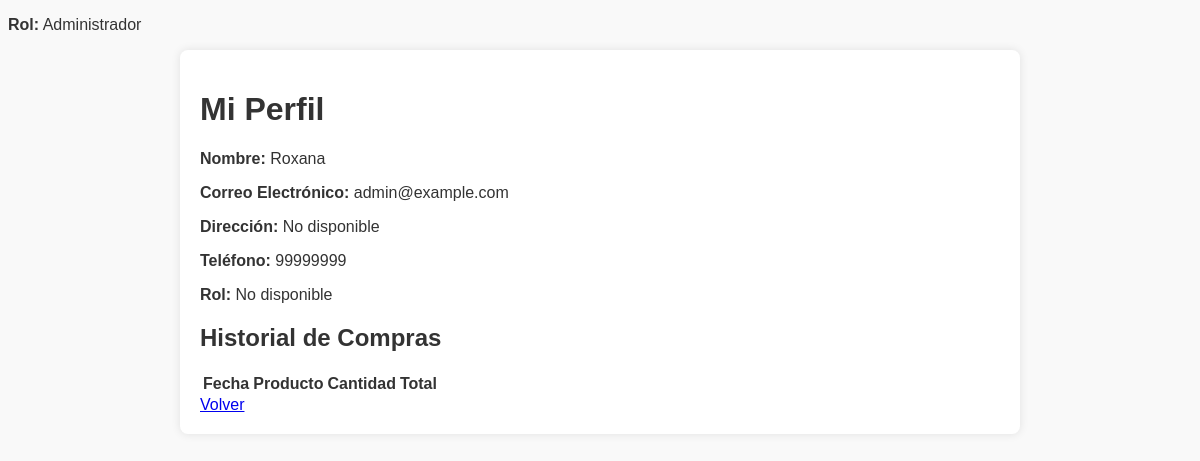
The app's page /perfil.php (signed in) with its own data.
### tables this page shows
CREATE TABLE `usuario` (
  `ID_usuario` int(11) NOT NULL,
  `nombre` varchar(255) NOT NULL,
  `apellidos` varchar(255) NOT NULL,
  `telefono` varchar(15) DEFAULT NULL,
  `correo_electronico` varchar(255) NOT NULL,
  `contrasena` varchar(255) NOT NULL,
  `direccion` text DEFAULT NULL,
  `token` varchar(255) DEFAULT NULL,
  `Rol` varchar(50) NOT NULL,
  `Verificado` tinyint(1) NOT NULL
);

### perfil.php (the view, shortened to what this page needs)
<?php
include('db.php');
$id_usuario = $_SESSION['usuario_id'];
$sql = "SELECT * FROM Usuario WHERE ID_Usuario = '$id_usuario'";
$result = mysqli_query($conexion, $sql);
$perfil = mysqli_fetch_assoc($result);
?>
<!DOCTYPE html>
<html lang="es">
<head>
    <p><strong>Rol:</strong> <?php echo isset($perfil['Rol']) ? ucfirst($perfil['Rol']) : 'No disponible'; ?></p>
    <link rel="stylesheet" href="css/perfil.css">
</head>
<body>
    <div class="container">
        <h1>Mi Perfil</h1>
        <p><strong>Nombre:</strong> <?php echo isset($perfil['nombre']) ? $perfil['nombre'] : 'No disponible'; ?></p>
        <p><strong>Correo Electrónico:</strong> <?php echo isset($perfil['correo_electronico']) ? $perfil['correo_electronico'] : 'No disponible'; ?></p>
        <p><strong>Dirección:</strong> <?php echo isset($perfil['direccion']) ? $perfil['direccion'] : 'No disponible'; ?></p>
        <p><strong>Teléfono:</strong> <?php echo isset($perfil['telefono']) ? $perfil['telefono'] : 'No disponible'; ?></p>
        <p><strong>Rol:</strong> <?php echo isset($perfil['rol']) ? ucfirst($perfil['rol']) : 'No disponible'; ?></p>
        <h2>Historial de Compras</h2>
        <div class="historial-compras">
            <table>
                <tr>
                    <th>Fecha</th>
                    <th>Producto</th>
                    <th>Cantidad</th>
                    <th>Total</th>
                </tr>
            </table>
        </div>
        <a href="home.php" class="btn-volver">Volver</a>
    </div>
</body>
</html>

### css/perfil.css (style rules this page uses)
body { font-family: Arial, sans-serif; background-color: #f9f9f9; color: #333; }
.container { max-width: 800px; margin: 0 auto; padding: 20px; background-color: #fff; border-radius: 8px; box-shadow: 0 0 10px rgba(0,0,0,0.1); }

### records on screen
usuario: Rol "Administrador", nombre "Roxana", correo_electronico "admin@example.com", telefono "99999999"
